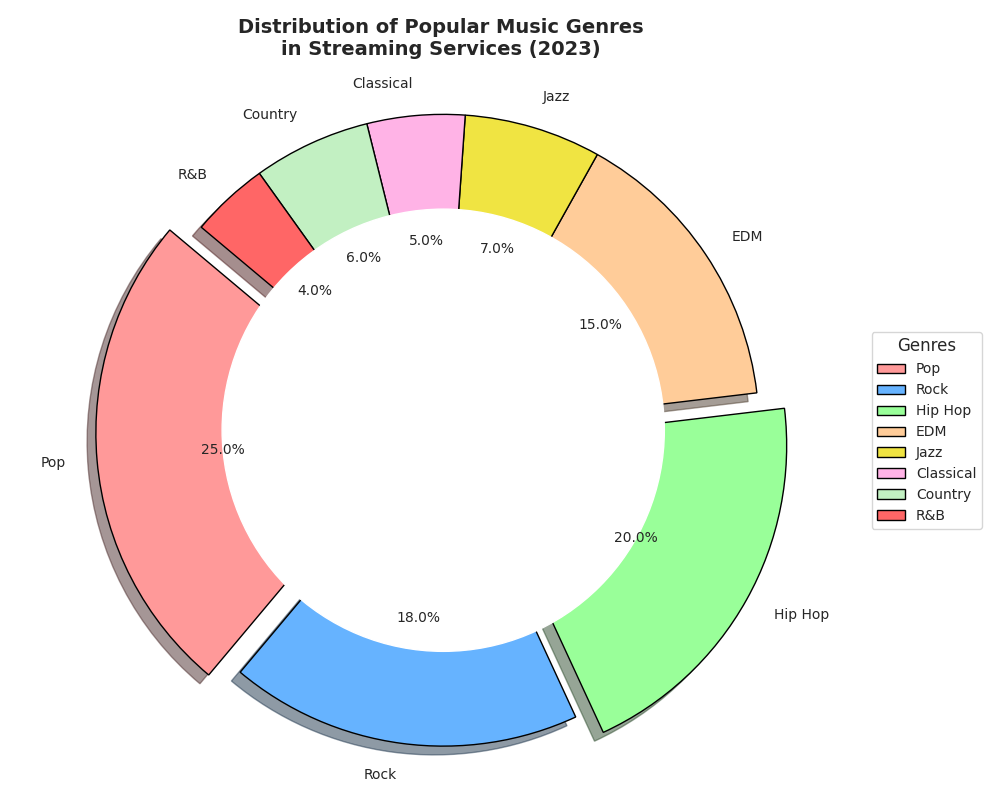

Python code for this plot:
import matplotlib.pyplot as plt

# Define the data
genres = ['Pop', 'Rock', 'Hip Hop', 'EDM', 'Jazz', 'Classical', 'Country', 'R&B']
market_share = [25, 18, 20, 15, 7, 5, 6, 4]

# Color palette for each genre
colors = ['#ff9999', '#66b3ff', '#99ff99', '#ffcc99', '#f0e442', '#ffb3e6', '#c2f0c2', '#ff6666']

# Explode slices for emphasis on 'Pop' and 'Hip Hop'
explode = (0.1, 0, 0.1, 0, 0, 0, 0, 0)

# Create the donut chart
fig, ax = plt.subplots(figsize=(10, 8))
wedges, texts, autotexts = ax.pie(
    market_share, labels=genres, colors=colors, autopct='%1.1f%%', startangle=140,
    explode=explode, shadow=True, wedgeprops={'edgecolor': 'black'}, textprops={'fontsize': 10}
)

# Draw a circle at the center of pie to make it a donut
centre_circle = plt.Circle((0, 0), 0.70, fc='white')
fig.gca().add_artist(centre_circle)

# Ensure that the pie chart is drawn as a circle
ax.axis('equal')  

# Chart title with multiple lines for clarity
ax.set_title(
    "Distribution of Popular Music Genres\nin Streaming Services (2023)",
    fontsize=14, fontweight='bold', pad=20
)

# Legend configuration for clarity
ax.legend(genres, title="Genres", loc="center left", bbox_to_anchor=(1, 0.5), fontsize=10)

# Adjust layout
plt.tight_layout()

# Show plot
plt.show()
